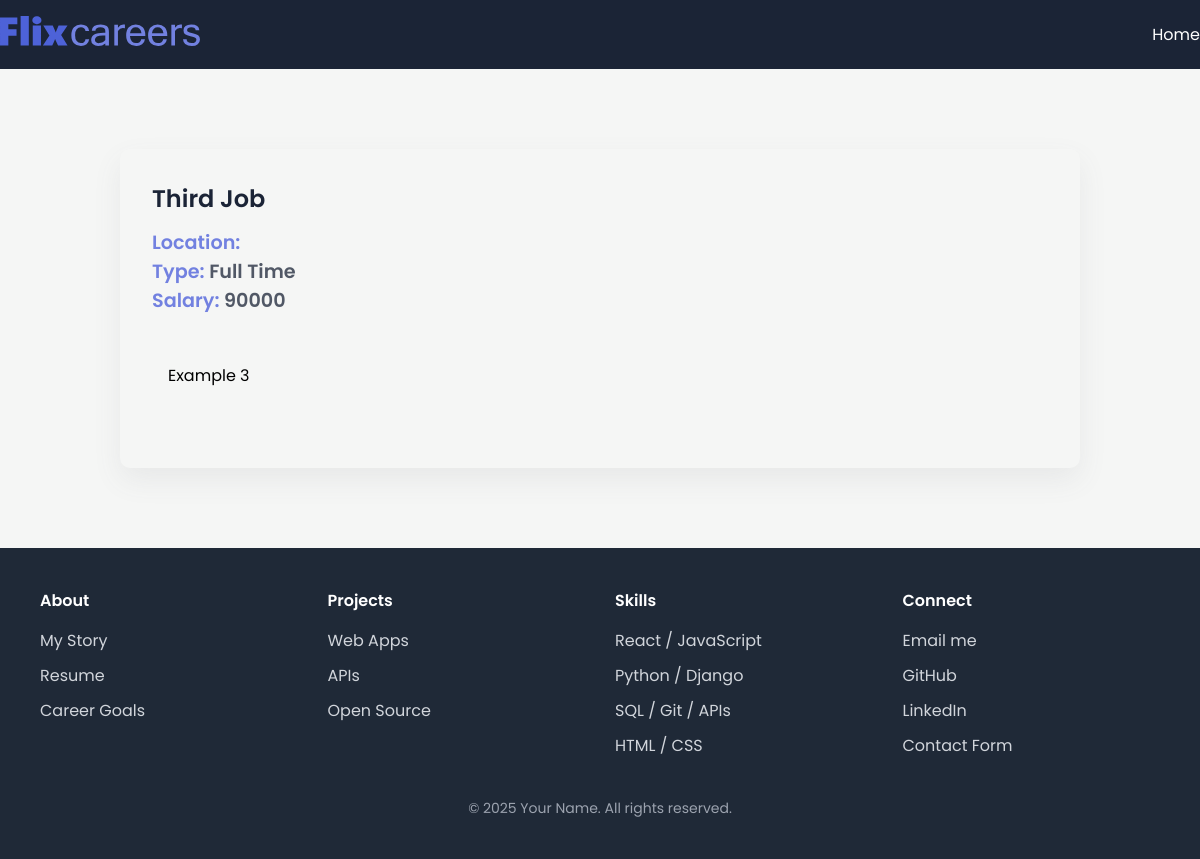
The page /job/3 on the database its author committed.
### Appj/models.py (models this page shows, shortened)
class JobPost(models.Model):
    JOB_TYPE_CHOICES=[
        ('Full Time','Full Time'),
        ('Part Time','Part Time'),
    ]
    title=models.CharField(max_length=200)
    description=models.TextField(max_length=1000)
    date=models.DateTimeField(auto_now_add=True)
    expiry=models.DateField(null=True)
    salary=models.IntegerField()
    slug=models.SlugField(null=True,max_length=40,unique=True)
    location=models.OneToOneField(location,on_delete=models.CASCADE,null=True)
    Author=models.ForeignKey(Author,on_delete=models.CASCADE,null=True)
    skills=models.ManyToManyField(skills)
    type=models.CharField( max_length=200,null=False,choices=JOB_TYPE_CHOICES)

### Appj/views.py (the view)
# urls.py: path('job/<int:id>', views.job_detail,name='jobs_detail'),
def job_detail(request,id):
        try:
            if id==0:
             return redirect(reverse('jobs_home'))
            job=JobPost.objects.get(id=id)
            context={"job": job }
            return render(request,"Appj/job_detail.html",context)
        except:
            return HttpResponseNotFound("NOT FOUND")

### Appj/templates/Appj/job_detail.html (shortened to what this page needs)
{% extends "base.html" %}
    {% block content %}
    <section>
      <div class="container">
        <div class="view-post">
          <h1 class="jobtitle">
            {{job.title}}
          </h1>
          <p class="location it">Location: </p>
          <p class="status it">Type: <span>{{job.type}}</span></p>
          <p class="budget it">Salary: <span>{{job.salary}}</span></p>
          <div class="desc">
            <p class="details">
                {{job.description}}
            </p>
          </div>
        </div>
      </div>
    </section>
    {% endblock content %}

### Appj/static/Appj/style.css (style rules this page uses)
* { margin: 0; padding: 0; box-sizing: border-box; font-family: "Poppins", sans-serif; }
:root { --blue: #4d62d8; --lblue: #7281e0; --card: #fdfdfd; --shadow: #64646f17 0px 12px 29px 0px; --nav: #1b2436; }
body { background: #f5f6f5; }
.container { max-width: 1200px; margin: auto; }
.view-post { width: 80%; border-radius: 10px; box-shadow: var(--shadow); margin: 5em auto; padding: 2em; }
.desc { max-height: 300px; overflow-y: scroll; margin: 2em 0; padding: 1em; }
.jobtitle { font-size: 1.5rem; color: var(--nav); font-weight: 600; margin-bottom: 0.5em; }
.it { font-size: 1.2rem; font-weight: 600; color: var(--lblue); }
.it span { color: #1b2436c0; }

### rows shown on the page
JobPost: title "Third Job", type "Full Time", salary "90000", description "Example 3"
